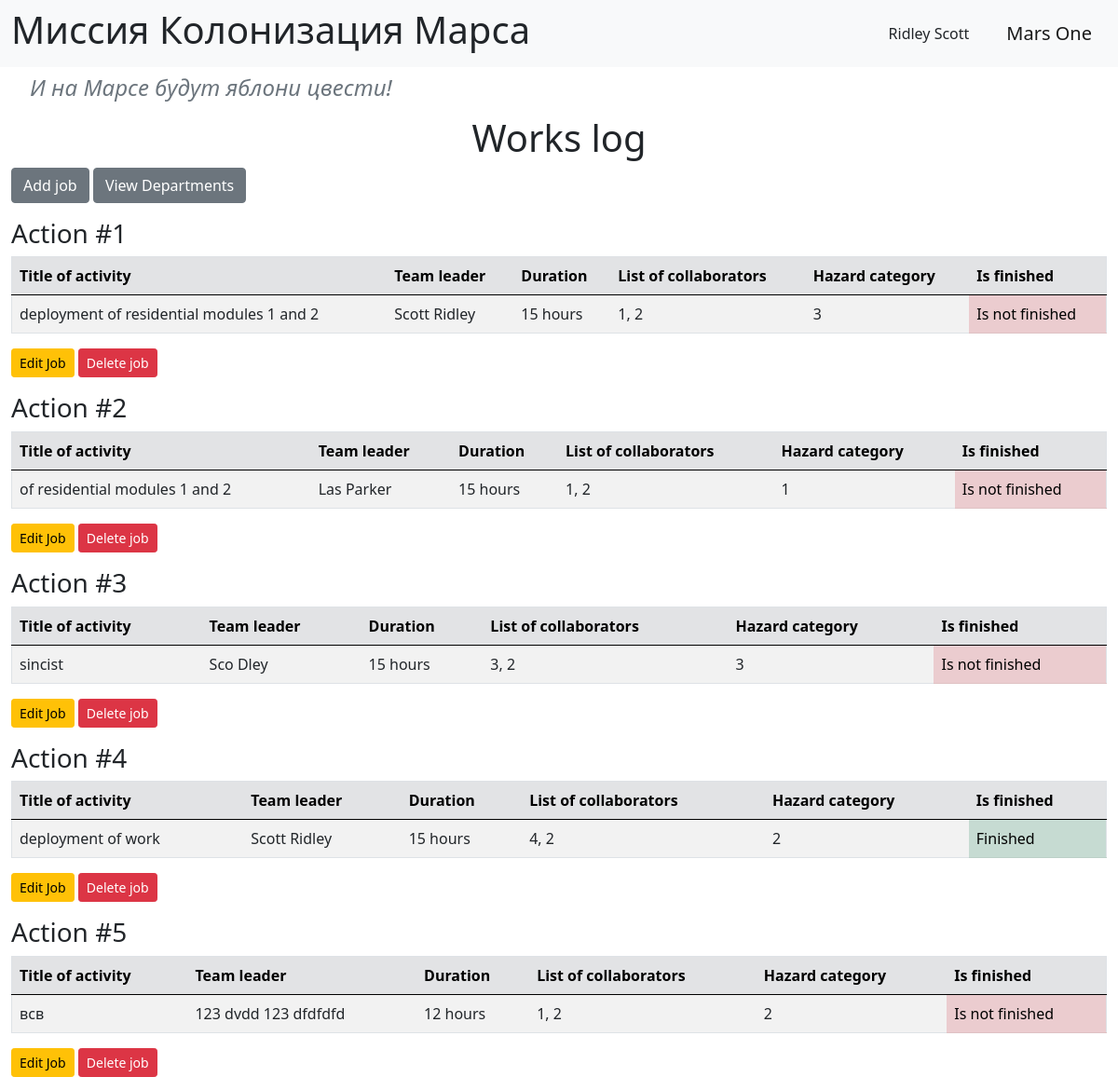
The page / (signed in) on the database its author committed.
### data/users.py (models this page shows, shortened)
class User(SqlAlchemyBase, UserMixin, SerializerMixin):
    __tablename__ = 'users'
    id = sqlalchemy.Column(sqlalchemy.Integer,
                           primary_key=True, autoincrement=True)
    surname = sqlalchemy.Column(sqlalchemy.String, nullable=True)
    name = sqlalchemy.Column(sqlalchemy.String, nullable=True)
    age = sqlalchemy.Column(sqlalchemy.Integer, nullable=True)
    position = sqlalchemy.Column(sqlalchemy.String, nullable=True)
    speciality = sqlalchemy.Column(sqlalchemy.String, nullable=True)
    address = sqlalchemy.Column(sqlalchemy.String, nullable=True)
    email = sqlalchemy.Column(sqlalchemy.String,
                              index=True, unique=True, nullable=True)
    hashed_password = sqlalchemy.Column(sqlalchemy.String, nullable=True)
    modified_date = sqlalchemy.Column(sqlalchemy.DateTime,
                                      default=datetime.datetime.now)
    city_from = sqlalchemy.Column(sqlalchemy.String, nullable=True)

### data/jobs.py (models this page shows)
class Jobs(SqlAlchemyBase, SerializerMixin):
    __tablename__ = 'jobs'
    id = sqlalchemy.Column(sqlalchemy.Integer,
                           primary_key=True, autoincrement=True)
    team_leader = sqlalchemy.Column(sqlalchemy.Integer,
                                    sqlalchemy.ForeignKey("users.id"))
    job = sqlalchemy.Column(sqlalchemy.String, nullable=True)
    work_size = sqlalchemy.Column(sqlalchemy.Integer, nullable=True, default=0)
    collaborators = sqlalchemy.Column(sqlalchemy.String, nullable=True)
    start_date = sqlalchemy.Column(sqlalchemy.DateTime, nullable=True)
    end_date = sqlalchemy.Column(sqlalchemy.DateTime, nullable=True)
    is_finished = sqlalchemy.Column(sqlalchemy.Boolean, default=False)
    user = orm.relationship('User')
    categories = orm.relationship("Category",
                                  secondary="association",
                                  backref="jobs")

### data/category.py (models this page shows)
class Category(SqlAlchemyBase):
    __tablename__ = 'category'
    id = sqlalchemy.Column(sqlalchemy.Integer, primary_key=True,
                           autoincrement=True)
    name = sqlalchemy.Column(sqlalchemy.String, nullable=True)

### main.py (the view)
@app.route('/')
def index():
    db_sess = db_session.create_session()
    jobs = db_sess.query(Jobs).all()
    return render_template('index.html', jobs=jobs)

### data/db_session.py (called while the page is built)
def create_session() -> Session:
    global __factory
    return __factory()

### main.py (called while the page is built)
@login_manager.user_loader
def load_user(user_id):
    db_sess = db_session.create_session()
    return db_sess.query(User).get(user_id)

### templates/index.html
{% extends "base.html" %}
{% block content %}
    <h1 align="center">Works log</h1>
    <div class="mb-3">
        {% if current_user.is_authenticated %}
            <a href="/addjob" class="btn btn-secondary">Add job</a>
            <a href="/departments" class="btn btn-secondary">View Departments</a>
        {% endif %}
    </div>
    {% for item in jobs %}
        <div class="mt-3">
            <h3>Action #{{ loop.index }}</h3>
            <table class="table table-striped border">
                <thead class="table-secondary">
                <tr>
                    <th scope="col">Title of activity</th>
                    <th scope="col">Team leader</th>
                    <th scope="col">Duration</th>
                    <th scope="col">List of collaborators</th>
                    <th scope="col">Hazard category</th>
                    <th scope="col">Is finished</th>
                </tr>
                </thead>
                <tbody>
                <tr>
                    <td>{{ item.job }}</td>
                    <td>{{ item.user.surname }} {{ item.user.name }}</td>
                    <td>{{ item.work_size }} hours</td>
                    <td>{{ item.collaborators }}</td>
                    <td>
                        {% for cat in item.categories %}
                            {{ cat.name }}{% if not loop.last %}, {% endif %}
                        {% endfor %}
                    </td>
                    {% if item.is_finished %}
                        <td class="table-success">Finished</td>
                    {% else %}
                        <td class="table-danger">Is not finished</td>
                    {% endif %}
                </tr>
                </tbody>
            </table>
            {% if current_user.is_authenticated and (item.team_leader == current_user.id|int or current_user.id|int == 1) %}
                <div class="mt-2">
                    <a href="/jobs/{{ item.id }}" class="btn btn-warning btn-sm">Edit Job</a>
                    <a href="/jobs_delete/{{ item.id }}" class="btn btn-danger btn-sm">Delete job</a>
                </div>
            {% endif %}
        </div>
    {% endfor %}
{% endblock %}

### templates/base.html (shortened to what this page needs)
<!doctype html>
<html lang="en">
<head>
    <link rel="stylesheet"
          href="https://cdn.jsdelivr.net/npm/bootstrap@5.0.0-beta1/dist/css/bootstrap.min.css"
>
    <link rel="stylesheet" type="text/css" href="{{ url_for('static', filename='css/style.css') }}"/>
</head>
<body>
<header>
    <nav class="navbar navbar-light bg-light">
        <div class="container-fluid">
            <a href="/" style="text-decoration: none; color: inherit;">
                <h1>Миссия Колонизация Марса</h1>
            </a>
            <div class="d-flex align-items-center">
                {% if current_user.is_authenticated %}
                    <a class="nav-link text-dark me-4" href="/logout">
                        {{ current_user.name }} {{ current_user.surname }}
                    </a>
                {% else %}
                    <a class="btn btn-primary me-2" href="/register">Зарегистрироваться</a>
                    <a class="btn btn-success me-4" href="/login">Войти</a>
                {% endif %}
                <span class="navbar-brand">Mars One</span>
            </div>
        </div>
    </nav>
</header>
<main role="main" class="container-fluid mt-2">
    <h4 class="text-secondary subtitle">И на Марсе будут яблони цвести!</h4>
    {% block content %}{% endblock %}
</main>
</body>
</html>

### static/css/style.css (style rules this page uses)
h4 { color: #333; padding-left: 20px; margin-bottom: 15px; }
.subtitle { color: #808080; font-style: italic; font-weight: normal; }

### rows shown on the page
User: name "Ridley", surname "Scott"
Jobs: job "deployment of residential modules 1 and 2", user.surname "Scott", user.name "Ridley", work_size "15", collaborators "1, 2", is_finished "Is not finished"
Category: name "3"
Jobs: job "of residential modules 1 and 2", user.surname "Las", user.name "Parker", work_size "15", collaborators "1, 2", is_finished "Is not finished"
Category: name "1"
Jobs: job "sincist", user.surname "Sco", user.name "Dley", work_size "15", collaborators "3, 2", is_finished "Is not finished"
Jobs: job "deployment of work", user.surname "Scott", user.name "Ridley", work_size "15", collaborators "4, 2", is_finished "Finished"
Category: name "2"
Jobs: job "всв", user.surname "123", user.name "dvdd 123 dfdfdfd", work_size "12", collaborators "1, 2", is_finished "Is not finished"
